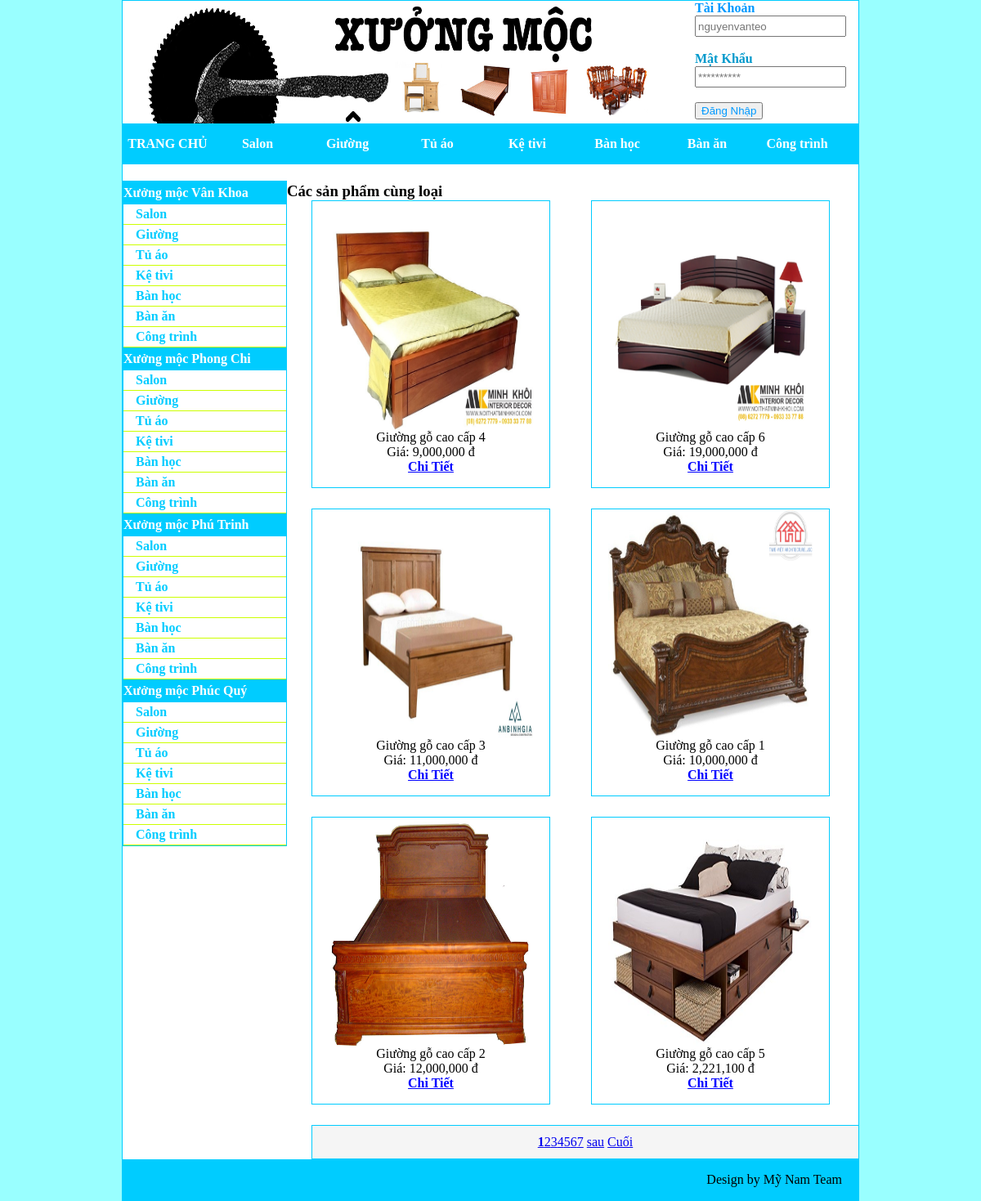
Screenshot of /index.php?a=3&id=2 with the database file from the repository.
### tables this page shows
CREATE TABLE `LoaiSanPham` (
  `MaLoaiSanPham` int(11) NOT NULL,
  `TenLoaiSanPham` varchar(45) NOT NULL,
  `BiXoa` tinyint(1) NOT NULL
);

CREATE TABLE `HangSanXuat` (
  `MaHangSanXuat` int(11) NOT NULL,
  `TenHangSanXuat` varchar(45) NOT NULL,
  `LogoURL` varchar(45) NOT NULL,
  `BiXoa` tinyint(1) NOT NULL
);

CREATE TABLE `SanPham` (
  `MaSanPham` int(11) NOT NULL,
  `TenSanPham` varchar(45) NOT NULL,
  `HinhURL` varchar(45) NOT NULL,
  `GiaSanPham` int(11) NOT NULL,
  `NgayNhap` datetime NOT NULL,
  `SoLuongTon` int(11) NOT NULL,
  `SoLuongBan` int(11) NOT NULL,
  `SoLuocXem` int(11) NOT NULL,
  `MoTa` text NOT NULL,
  `BiXoa` tinyint(1) NOT NULL,
  `MaLoaiSanPham` int(11) NOT NULL,
  `MaHangSanXuat` int(11) NOT NULL
);

### lib/DataProvider.php (called while the page is built, shortened)
<?php
	class DataProvider
	{
		public static function execQuery($sql)
		{
            $connection = mysqli_connect(SERVER,USERNAME,PASSWORD,DATABASE) or
			die("Could not connect to" ."localhost". " .");
            mysqli_query($connection,"set names 'utf8'");
            $result = mysqli_query($connection,$sql);
            return $result;
        }
    }
?>

### modules/mMenuDoc.php (the view)
<div id="menu_Doc">
	<?php
		$slHSX = "SELECT hangsanxuat.MaHangSanXuat, hangsanxuat.TenHangSanXuat
				  FROM hangsanxuat
				  WHERE HangSanXuat.BiXoa = FALSE";
		$qrHSX = DataProvider::execQuery($slHSX);
		while($rowHSX = mysqli_fetch_array($qrHSX))
		{?>
			<div>
				<div class="menu_Doc_theloai"><?php echo $rowHSX["TenHangSanXuat"];?></div>
					<?php
					$sqlLoaiSP = "SELECT loaisanpham.MaLoaiSanPham, loaisanpham.TenLoaiSanPham
								FROM loaisanpham
								WHERE loaisanpham.BiXoa = FALSE";
					$qrLSP = DataProvider::execQuery($sqlLoaiSP);
					while($rowLSP = mysqli_fetch_array($qrLSP))
					{?>
						<div class="loaitin">
							<a href="#"><?php echo $rowLSP["TenLoaiSanPham"];?></a>
						</div>
					<?php
					}
					?>
			</div>
	<?php
		}
	?>
</div>

### modules/mMenuNgang.php
<div id="menu_Ngang">
    <div class="menu_Ngang_ChiTiet"><span><b><a href="index.php">TRANG CHỦ</a></b></span></div>
<?php
    $sql = "select LoaiSanPham.MaLoaiSanPham, LoaiSanPham.TenLoaiSanPham
            from LoaiSanPham";
    $qr = DataProvider::execQuery($sql);
    while($row = mysqli_fetch_assoc($qr))
    {
        include("templates/tempMenuNgang.php");
    }
    ?>
</div>

### templates/tempMenuNgang.php
<div class="menu_Ngang_ChiTiet"><span><b><a href="index.php?a=3&id=<?php echo $row["MaLoaiSanPham"];?>"><?php echo $row["TenLoaiSanPham"];?></a></b></span></div>

### pages/pSanPhamTheoLoai.php (shortened to what this page needs)
<h3>Các sản phẩm cùng loại</h3>
<?php
    $id = $_GET['id'];
    $rowPerPage = 6;
    $curPage = 1;
    $offset = ($curPage - 1)*$rowPerPage;
    $sql = "SELECT SanPham.TenSanPham, SanPham.MaSanPham, SanPham.HinhURL, SanPham.MoTa, SanPham.GiaSanPham
            FROM SanPham
            WHERE SanPham.MaLoaiSanPham = $id
            ORDER BY SanPham.SoLuongBan DESC
            LIMIT $offset,$rowPerPage";
    $qr = DataProvider::execQuery($sql);
    while($row = mysqli_fetch_assoc($qr))
    {
        include("templates/tempThumbProduct.php");
    }
    include("modules/mPhanTrang.php");
?>

### templates/tempThumbProduct.php
<div class="content_NoiDungSanPham">
                <span><a href="#?idSP=<?php echo $row['MaSanPham'];?>"><img src="images/<?php echo $row['HinhURL'];?>" width="250px" height="280px" /></a></span><br/>
                <span><?php echo $row['TenSanPham'];?></span><br/>
                <span>Giá: <?php echo number_format($row['GiaSanPham']);?> đ </span><br/>
                <span><b><a href="index.php?a=4&id=<?php echo $row['MaSanPham'];?>" style="color: blue;">Chi Tiết</a></b></span>
</div>

### css/Style.css (style rules this page uses)
body { margin-top:0px; margin-bottom:0px; background-color:#9FF }
#menu_Ngang { width:900px; height:50px; background-color:#0CF; line-height:50px; text-align:center; color:#FFF }
.menu_Ngang_ChiTiet { width: 110px; height: 50px; float: left; }
.menu_Ngang_ChiTiet a { text-decoration-line: none; color: #FFF; }
.content_NoiDungSanPham { width: 290px; height: 350px; float: left; background-color: #FFF; border: 1px solid #0CF; text-align: center; margin-left: 30px; padding-left: 0px; margin-right: 20px; margin-bottom: 25px; }
#content_SanPham h3 { margin-top: 0px; margin-left: 0px; margin-bottom: 0px; }
#menu_Doc { width: 199px; background-color: #FFF; float: left; margin-top: 20px; border: 1px solid #0CF; }
.menu_Doc_theloai { background-color:#0CF; color:#ffffff; display:block; padding-top: 5px; padding-bottom: 5px; font-weight:bold; }
#menu_Doc a { color:#0CF; padding-top: 3px; padding-bottom: 3px; padding-left: 15px; display:block; border-bottom:solid 1px #CF0; text-decoration: none; font-weight: bold; }

### rows the page displays
loaisanpham: TenLoaiSanPham "Salon"
loaisanpham: TenLoaiSanPham "Giường"
loaisanpham: TenLoaiSanPham "Tủ áo"
loaisanpham: TenLoaiSanPham "Kệ tivi"
loaisanpham: TenLoaiSanPham "Bàn học"
loaisanpham: TenLoaiSanPham "Bàn ăn"
loaisanpham: TenLoaiSanPham "Công trình"
hangsanxuat: TenHangSanXuat "Xưởng mộc Vân Khoa"
hangsanxuat: TenHangSanXuat "Xưởng mộc Phong Chi"
hangsanxuat: TenHangSanXuat "Xưởng mộc Phú Trinh"
hangsanxuat: TenHangSanXuat "Xưởng mộc Phúc Quý"
sanpham: HinhURL (picture), TenSanPham "Giường gỗ cao cấp 4", GiaSanPham "9,000,000"
sanpham: HinhURL (picture), TenSanPham "Giường gỗ cao cấp 6", GiaSanPham "19,000,000"
sanpham: HinhURL (picture), TenSanPham "Giường gỗ cao cấp 3", GiaSanPham "11,000,000"
sanpham: HinhURL (picture), TenSanPham "Giường gỗ cao cấp 1", GiaSanPham "10,000,000"
sanpham: HinhURL (picture), TenSanPham "Giường gỗ cao cấp 2", GiaSanPham "12,000,000"
sanpham: HinhURL (picture), TenSanPham "Giường gỗ cao cấp 5", GiaSanPham "2,221,100"
